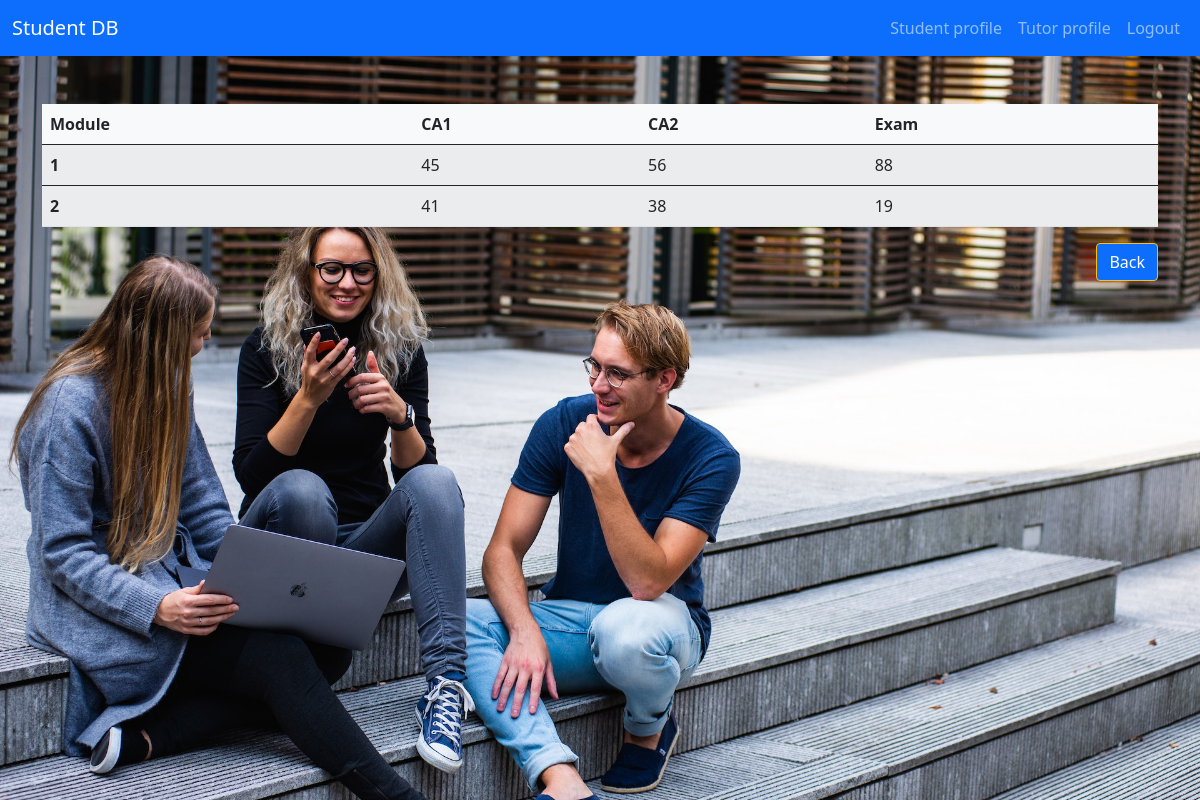
/student_grades_check/1 (signed in), run on an earlier commit of the app's database.
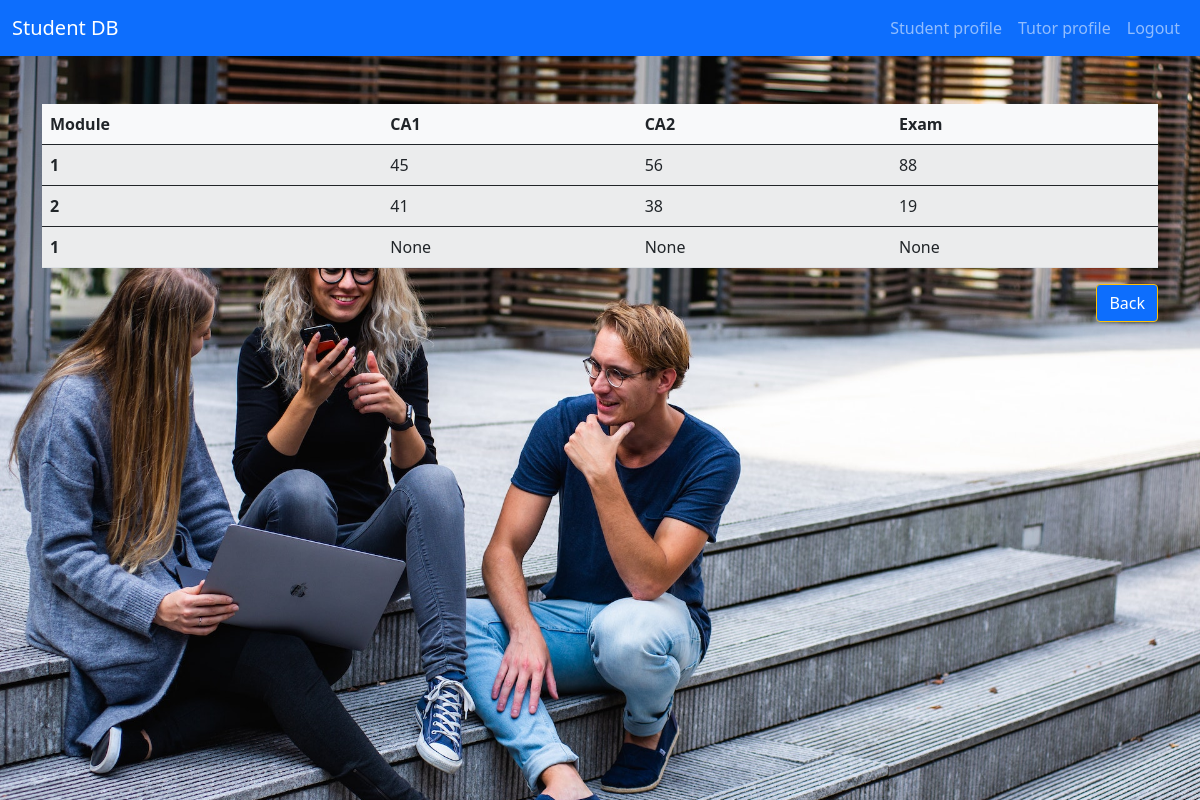
And on a later commit of the database.
### application/models.py (models this page shows)
class Enrolments(db.Model):
    id = db.Column(db.Integer, primary_key=True)
    enrol_student_id = db.Column('students_id', db.Integer, db.ForeignKey('students.id')) # FK students
    enrol_module_id = db.Column('modules_id', db.Integer, db.ForeignKey('modules.id')) # FK modules
    academic_year = db.Column(db.Date, nullable=False)
    ca1_score = db.Column(db.Integer)
    ca2_score = db.Column(db.Integer)
    exam_score = db.Column(db.Integer)

### application/routes.py (the view)
@app.route("/student_grades_check/<int:student_id>")
def student_grades_check(student_id):
    if session['user_email']:
        enrolments = Enrolments.query.filter_by(enrol_student_id=student_id).all()
    return render_template("student_grades.html", enrolments=enrolments)

### templates/student_grades.html
{% extends "base.html" %}
{% block content %}
<section>
    <div class="container pt-5">
        <table class="table table-striped bg-light">
            <thead>
              <tr>
                <th scope="col">Module</th>
                <th scope="col">CA1</th>
                <th scope="col">CA2</th>
                <th scope="col">Exam</th>
              </tr>
            </thead>
            {% for enrolment in enrolments %}
            <tbody>
              <tr>
                <th scope="row">{{ enrolment.enrol_module_id }}</th>
                <td> {{ enrolment.ca1_score }} </td>
                <td> {{ enrolment.ca2_score }} </td>
                <td> {{ enrolment.exam_score }} </td>
              </tr>
            </tbody>
            {% endfor %}
        </table>
        <div class="text-end">
        <a href="{{ url_for('profile', user_email=session['user_email']) }}" class="btn btn-primary border-warning">Back</a>
        </div>
    </div>
</section>
{% endblock %}

What changed in the data, as far as the page shows it:
now on this page (row edited): Enrolments: enrol_module_id "1", ca1_score "None", ca2_score "None", exam_score "None"
